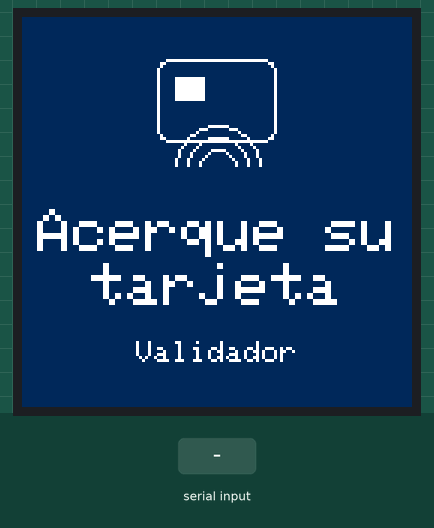
A program run on a simulated ESP32. Shown: 130×130 colour display. Inputs (shaded band) come from the test bench. What the program prints to the serial monitor is not drawn.

Above: at 1.3 s.
1.4 s: "PASA\n" received over Serial
At 2.2 s:
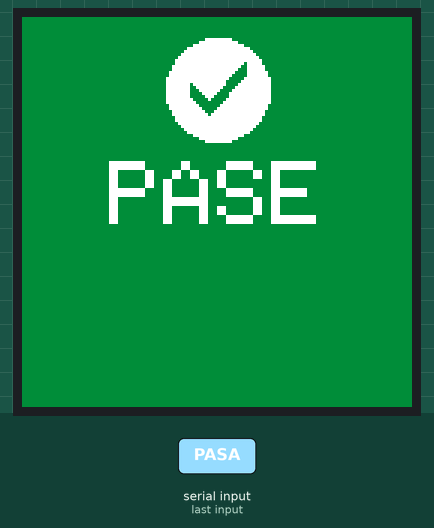
2.9 s: "RECHAZO\n" received over Serial
At 3.3 s:
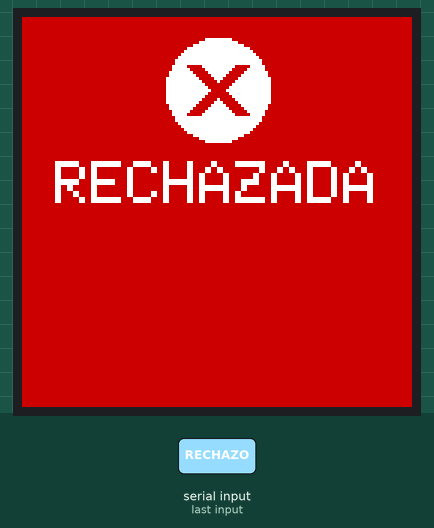
4.4 s: "AVISO\n" received over Serial
At 5.6 s:
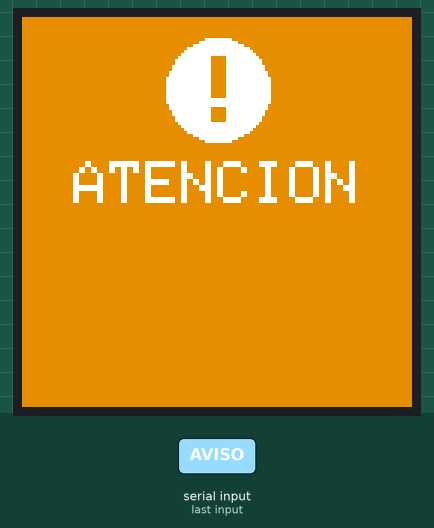
5.9 s: "ESPERA\n" received over Serial
At 8.6 s:
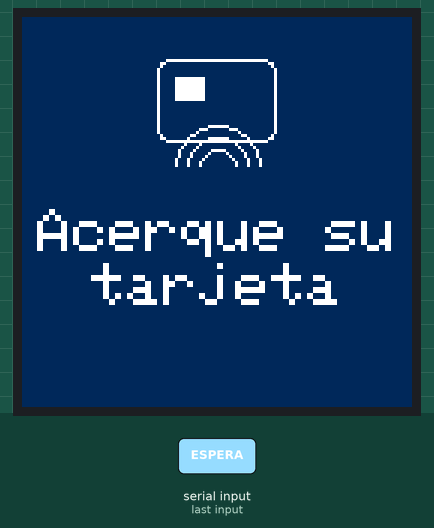
8.9 s: "PASA\n" received over Serial
At 10.1 s:
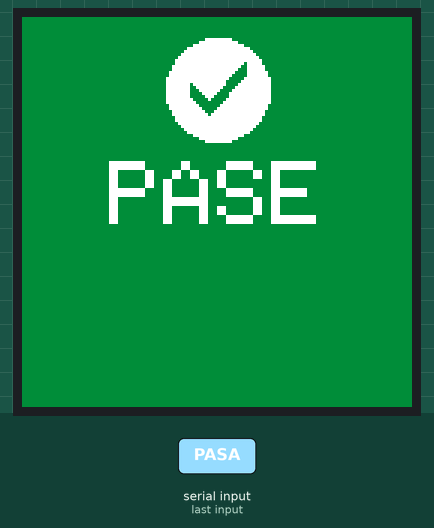
10.4 s: "AVISO\n" received over Serial
At 11.4 s:
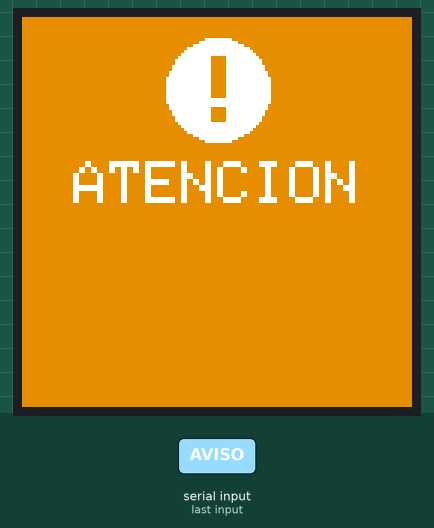
Timing chart, 0 to 13.4 s (numbered marks = the images above; inputs shaded):
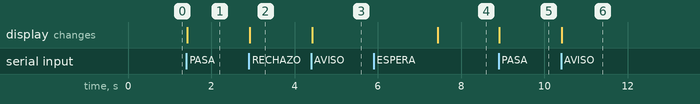

The program:

main.cpp
```cpp
/*
 * Pantalla del validador de bus.
 *
 * ESP32 (WROOM-32) + LCD SSD1283A de 1.6" (130x130) por SPI.
 * El ordenador que lee las tarjetas (validador.py) envía por USB una línea de
 * texto por cada evento; esta placa solo la dibuja.
 *
 * Protocolo (115200 baudios, una línea por mensaje, campos separados por '|',
 * solo ASCII):
 *   PASA|linea1|linea2|linea3      pantalla verde  (cobro aceptado)
 *   RECHAZO|linea1|linea2|linea3   pantalla roja   (saldo insuficiente, bloqueada...)
 *   AVISO|linea1|linea2|linea3     pantalla ámbar  (lectura fallida: acerque de nuevo)
 *   ESPERA|linea1|linea2           cambia el texto pequeño de la pantalla de espera
 *   PING                           responde "PANTALLA_OK" (para detectar la placa)
 * Las pantallas de resultado vuelven solas a la de espera a los 3 segundos.
 *
 * Conexiones (ver README; la placa rotula los pines como P5, P18...):
 *   LCD VCC -> 3V3    LCD GND -> GND    LCD LED -> 3V3
 *   LCD SCK -> GPIO18 LCD SDA -> GPIO23 LCD CS  -> GPIO5
 *   LCD A0  -> GPIO16 LCD RST -> GPIO17
 * El módulo microSD (si está montado) va en otro bus SPI; aquí no se usa, pero
 * su CS (GPIO26) se deja en alto para que no interfiera.
 */

#include <Arduino.h>
#include <PantallaUI.h>

constexpr int8_t PIN_SD_CS = 26;

void procesar(String linea) {
  linea.trim();
  if (linea.length() == 0) return;
  if (linea == "PING") {
    Serial.println("PANTALLA_OK");
    return;
  }
  // Separar en tipo y hasta 3 campos
  String campos[4];
  int n = 0, inicio = 0;
  while (n < 4) {
    int sep = linea.indexOf('|', inicio);
    if (sep < 0) {
      campos[n++] = linea.substring(inicio);
      break;
    }
    campos[n++] = linea.substring(inicio, sep);
    inicio = sep + 1;
  }
  if (campos[0] == "PASA") ui::resultado('P', campos[1], campos[2], campos[3]);
  else if (campos[0] == "RECHAZO") ui::resultado('R', campos[1], campos[2], campos[3]);
  else if (campos[0] == "AVISO") ui::resultado('A', campos[1], campos[2], campos[3]);
  else if (campos[0] == "ESPERA") ui::espera(campos[1], campos[2]);
  else {
    Serial.println("ERROR mensaje desconocido");
    return;
  }
  Serial.println("OK");
}

void setup() {
  pinMode(PIN_SD_CS, OUTPUT);
  digitalWrite(PIN_SD_CS, HIGH);
  Serial.begin(115200);
  if (!ui::iniciar()) {
    Serial.println("ERROR no se pudo iniciar la pantalla");
  }
  Serial.println("PANTALLA_OK");
}

String buffer;

void loop() {
  while (Serial.available()) {
    char c = Serial.read();
    if (c == '\n') {
      procesar(buffer);
      buffer = "";
    } else if (c != '\r' && buffer.length() < 200) {
      buffer += c;
    }
  }
  ui::actualizar();
}
```

Measured:
- after the input at 1.4 s, the display: changes at once (image 1)
- after the input at 2.9 s, the display: changes at once (image 2)
- after the input at 4.4 s, the display: changes at once (image 3)
- after the input at 5.9 s, the display: changes after 1.5 s (image 4)
- after the input at 8.9 s, the display: changes at once (image 5)
- after the input at 10.4 s, the display: changes at once (image 6)
